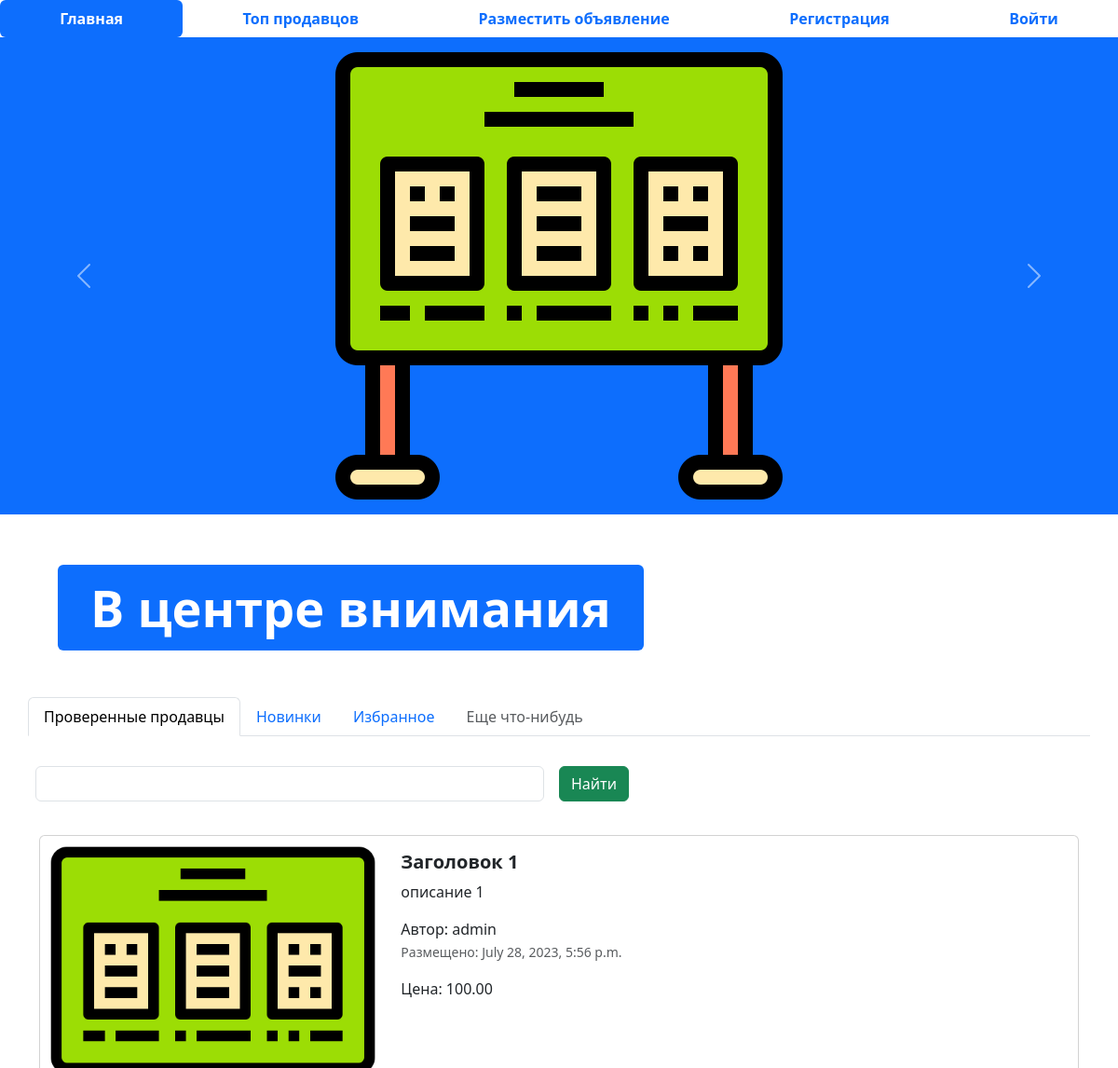
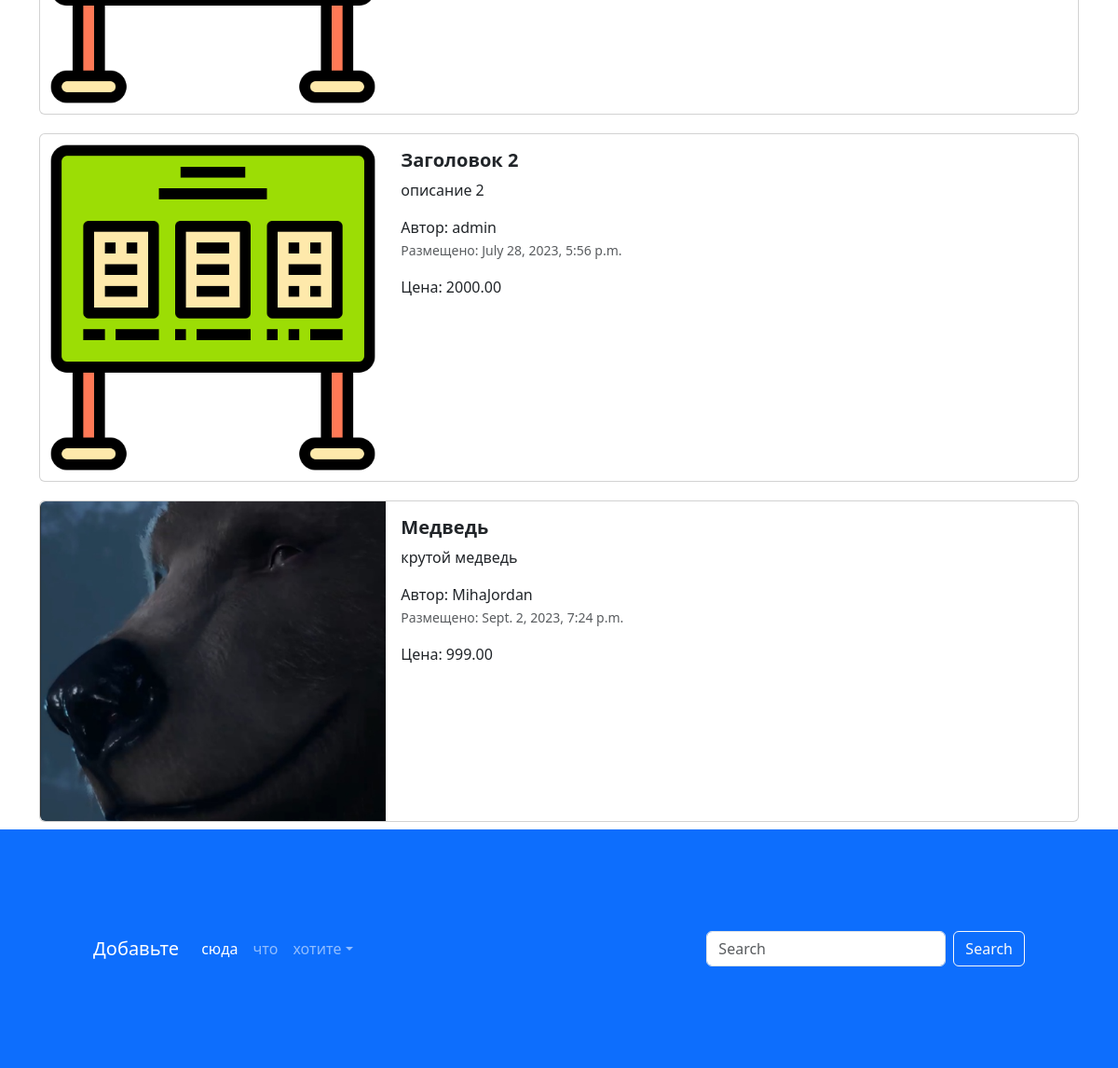
The page / on the database its author committed (2 pictures, top to bottom).
### app_advertisements/models.py (models this page shows, shortened)
class Advertisement(models.Model):
    title = models.CharField('заголовок', max_length = 128)
    description = models.TextField('описание')
    price = models.DecimalField('цена', max_digits = 10, decimal_places = 2)
    auction = models.BooleanField('торг', help_text = 'возможность торга')
    created_at = models.DateTimeField(auto_now_add = True)
    updated_at = models.DateTimeField(auto_now = True)
    user = models.ForeignKey(User, verbose_name = 'пользователь', on_delete = models.CASCADE)
    image = models.ImageField('изображение', upload_to = 'advertisements/')
    class Meta:
        db_table = "advertisements"
    def get_absolute_url(self):
        return reverse('adv-detail', kwargs = {'pk': self.pk})

### app_advertisements/views.py (the view)
# urls.py: path('', index, name = 'main-page'),
def index(request):
    title = request.GET.get('query')
    if title:
        advertisements = Advertisement.objects.filter(title__icontains = title)
    else:
        advertisements = Advertisement.objects.all()
    context = {
        'advertisements': advertisements,
        'title': title
        }
    return render(request, 'app_advertisements/index.html', context)

### templates/app_advertisements/index.html (shortened to what this page needs)
{% extends 'base.html' %}
{% load static %}
{% block indNav %} active {% endblock %}
{% block content %}
<div id="carouselExampleControls" class="carousel slide bg-primary" data-bs-ride="carousel">
  <div class="carousel-inner">
    <div class="carousel-item active">
      <img src="{% static 'img/adv.png' %}" class="mx-auto d-block w-33" alt="...">
    </div>
  </div>
  <button class="carousel-control-prev" type="button" data-bs-target="#carouselExampleControls" data-bs-slide="prev">
    <span class="carousel-control-prev-icon" aria-hidden="true"></span>
  </button>
  <button class="carousel-control-next" type="button" data-bs-target="#carouselExampleControls" data-bs-slide="next">
    <span class="carousel-control-next-icon" aria-hidden="true"></span>
  </button>
</div>
<div class="container" style="margin: 50px;">
  <div class="display-2">
    <span class="badge bg-primary">В центре внимания</span>
  </div>
</div>
<div class="container">
  <div class="row">
    <ul class="nav nav-tabs bg-white">
      <li class="nav-item">
        <a class="nav-link active" aria-current="page" href="#">Проверенные продавцы</a>
      </li>
      <li class="nav-item">
        <a class="nav-link" href="#">Новинки</a>
      </li>
      <li class="nav-item">
        <a class="nav-link" href="#">Избранное</a>
      </li>
      <li class="nav-item">
        <a class="nav-link disabled" href="#" tabindex="-1" aria-disabled="true">Еще что-нибудь</a>
      </li>
    </ul>
    <form class="row g-3" method="get">
      <div class="col-auto w-50">
        <input name="query" value="{% if title %}{{title}}{% endif %}" type="text" class="form-control">
      </div>
      <div class="col-auto">
        <button type="submit" class="btn btn-success mb-3">Найти</button>
      </div>
    </form>
  </div>
  <div class="col">
    {% for adv in advertisements %}
    <div class="card mb-2" style="max-width: 1200px; margin-top: 20px;">
      <div class="row g-0">
        <div class="col-md-4">
          <a href="{{adv.get_absolute_url}}" class="nav-link">
            <img src="{% if adv.image %} {{adv.image.url}} {% else %} {% static 'img/adv.png' %} {% endif %}" class="img-fluid rounded-start" alt="Card title">
          </a>
        </div>
        <div class="col-md-8">
          <div class="card-body">
            <h5 class="card-title">
              <a href="{{adv.get_absolute_url}}" class="nav-link"><strong>{{adv.title}}</strong></a>
            </h5>
            <a href="{{adv.get_absolute_url}}" class="nav-link">
              <p class="card-text">{{adv.description}}</p>
              <span>Автор: {{adv.user}}</span>
              <p class="card-text"><small class="text-muted">Размещено: {{adv.created_at}}</small></p>
              <span>Цена: {{adv.price}}</span>
            </a>
          </div>
        </div>
      </div>
    </div>
    {% endfor %}
  </div>
</div>
{% endblock %}

### templates/base.html (shortened to what this page needs)
{% load static %}
<!DOCTYPE html>
<html lang="en">
<head>
  <link href="{% static 'css/bootstrap.min.css' %}" rel="stylesheet">
  <link rel="stylesheet" href="{% static 'css/fontello.css' %}">
</head>
<body>
{% block navbar %}
<ul class="nav nav-pills sticky-top bg-white nav-fill">
  <li class="nav-item">
    <a class =  "nav-link {% block indNav %}{% endblock %}"  aria-current="page" href="/">
      <span style="font-weight: bold;">Главная</span>
    </a>
  </li>
  <li class="nav-item">
    <a class="nav-link {% block topNav %}{% endblock %}" href="{% url 'top-sellers' %}">
      <span style="font-weight: bold;">Топ продавцов</span>
    </a>
  </li>
  <li class="nav-item">
    <a class="nav-link {% block advNav %}{% endblock %}" href="{% url 'advertisement-post' %}">
      <span style="font-weight: bold;">Разместить объявление</span>
    </a>
  </li>
  {% if user.is_authenticated %}
  <li class="nav-item">
    <a class="nav-link {% block proNav %}{% endblock %}" href="{% url 'profile' %}">
      <span style="font-weight: bold;">Профиль</span>
    </a>
  </li>
  <li class="nav-item">
    <a class="nav-link" href="{% url 'logout' %}">
      <span style="font-weight: bold;">Выйти</span>
    </a>
  {% else %}
  <li class="nav-item">
    <a class="nav-link {% block regNav %}{% endblock %}" href="{% url 'register' %}">
      <span style="font-weight: bold;">Регистрация</span>
    </a>
  </li>
  <li class="nav-item">
    <a class="nav-link {% block logNav %}{% endblock %}" href="{% url 'login' %}">
      <span style="font-weight: bold;">Войти</span>
    </a>
  </li>
  {% endif %}
</ul>
{% endblock %}
{% block content %}
{% endblock %}
{% block footer %}
<footer style="padding: 100px;" class="bg-primary">
  <nav class="navbar navbar-expand-sm navbar-dark">
    <a class="navbar-brand" href="#">Добавьте</a>
    <div class="collapse navbar-collapse" id="collapsibleNavId">
      <ul class="navbar-nav me-auto mt-2 mt-lg-0">
        <li class="nav-item">
          <a class="nav-link active" href="#" aria-current="page">сюда</a>
        </li>
        <li class="nav-item">
          <a class="nav-link" href="#">что</a>
        </li>
        <li class="nav-item dropdown">
          <a class="nav-link dropdown-toggle" href="#" id="dropdownId" data-bs-toggle="dropdown" aria-haspopup="true"
             aria-expanded="false">хотите</a>
        </li>
      </ul>
      <form class="d-flex my-2 my-lg-0">
        <input class="form-control me-sm-2" type="text" placeholder="Search">
        <button class="btn btn-outline-light my-2 my-sm-0" type="submit">Search</button>
      </form>
    </div>
  </nav>
</footer>
{% endblock %}
</body>
</html>

### rows shown on the page
Advertisement: title "Заголовок 1", description "описание 1", user "admin", created_at "July 28, 2023, 5:56 p.m.", price "100.00"
Advertisement: title "Заголовок 2", description "описание 2", user "admin", created_at "July 28, 2023, 5:56 p.m.", price "2000.00"
Advertisement: image (picture), title "Медведь", description "крутой медведь", user "MihaJordan", created_at "Sept. 2, 2023, 7:24 p.m.", price "999.00"
